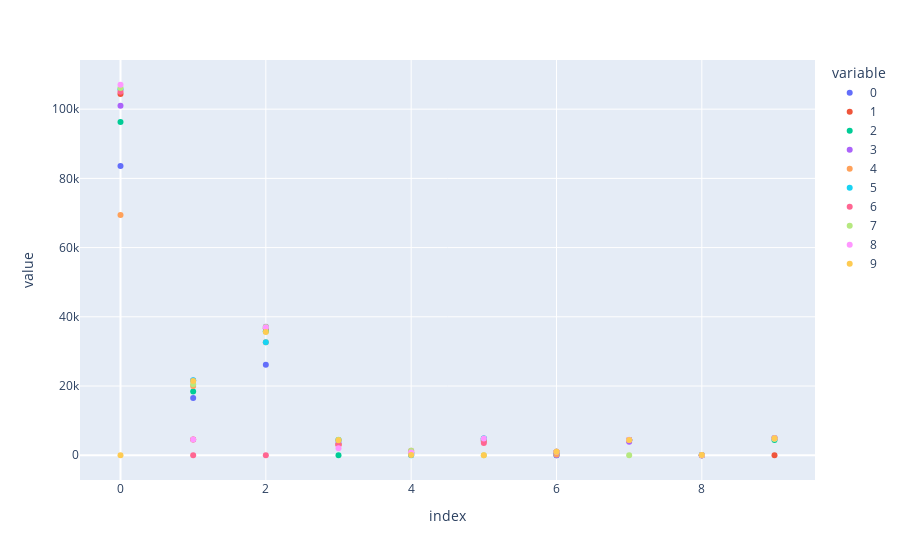

The code cell stored with this chart in its notebook:
### Code cell
px.scatter(df    , y = df.columns).show()

### Figure 1 — Plotly figure (JSON) as saved in the notebook; plotly's stock layout.template omitted (floating-point values rounded to 4 significant figures)
{"data": [{"hovertemplate": "variable=0<br>index=%{x}<br>value=%{y}<extra></extra>", "legendgroup": "0", "marker": {"color": "#636efa", "symbol": "circle"}, "mode": "markers", "name": "0", "orientation": "v", "showlegend": true, "type": "scatter", "x": [0, 1, 2, 3, 4, 5, 6, 7, 8, 9], "xaxis": "x", "y": [83583, 16556, 26169, 4376, 49, 4384, 560, 4376, 0, 4928], "yaxis": "y"}, {"hovertemplate": "variable=1<br>index=%{x}<br>value=%{y}<extra></extra>", "legendgroup": "1", "marker": {"color": "#EF553B", "symbol": "circle"}, "mode": "markers", "name": "1", "orientation": "v", "showlegend": true, "type": "scatter", "x": [0, 1, 2, 3, 4, 5, 6, 7, 8, 9], "xaxis": "x", "y": [104404, 4543, 36680, 3112, 824, 4384, 989, 4376, 0, 0], "yaxis": "y"}, {"hovertemplate": "variable=2<br>index=%{x}<br>value=%{y}<extra></extra>", "legendgroup": "2", "marker": {"color": "#00cc96", "symbol": "circle"}, "mode": "markers", "name": "2", "orientation": "v", "showlegend": true, "type": "scatter", "x": [0, 1, 2, 3, 4, 5, 6, 7, 8, 9], "xaxis": "x", "y": [96300, 18439, 35832, 0, 544, 4813, 0, 4376, 88, 4433], "yaxis": "y"}, {"hovertemplate": "variable=3<br>index=%{x}<br>value=%{y}<extra></extra>", "legendgroup": "3", "marker": {"color": "#ab63fa", "symbol": "circle"}, "mode": "markers", "name": "3", "orientation": "v", "showlegend": true, "type": "scatter", "x": [0, 1, 2, 3, 4, 5, 6, 7, 8, 9], "xaxis": "x", "y": [100967, 21584, 37141, 3552, 192, 4016, 0, 3920, 0, 4928], "yaxis": "y"}, {"hovertemplate": "variable=4<br>index=%{x}<br>value=%{y}<extra></extra>", "legendgroup": "4", "marker": {"color": "#FFA15A", "symbol": "circle"}, "mode": "markers", "name": "4", "orientation": "v", "showlegend": true, "type": "scatter", "x": [0, 1, 2, 3, 4, 5, 6, 7, 8, 9], "xaxis": "x", "y": [69423, 20044, 32664, 3112, 824, 4280, 192, 4376, 0, 4928], "yaxis": "y"}, {"hovertemplate": "variable=5<br>index=%{x}<br>value=%{y}<extra></extra>", "legendgroup": "5", "marker": {"color": "#19d3f3", "symbol": "circle"}, "mode": "markers", "name": "5", "orientation": "v", "showlegend": true, "type": "scatter", "x": [0, 1, 2, 3, 4, 5, 6, 7, 8, 9], "xaxis": "x", "y": [105743, 21639, 32664, 4376, 0, 4840, 1016, 4376, 0, 4928], "yaxis": "y"}, {"hovertemplate": "variable=6<br>index=%{x}<br>value=%{y}<extra></extra>", "legendgroup": "6", "marker": {"color": "#FF6692", "symbol": "circle"}, "mode": "markers", "name": "6", "orientation": "v", "showlegend": true, "type": "scatter", "x": [0, 1, 2, 3, 4, 5, 6, 7, 8, 9], "xaxis": "x", "y": [105000, 0, 0, 2992, 1280, 3560, 989, 4376, 0, 4928], "yaxis": "y"}, {"hovertemplate": "variable=7<br>index=%{x}<br>value=%{y}<extra></extra>", "legendgroup": "7", "marker": {"color": "#B6E880", "symbol": "circle"}, "mode": "markers", "name": "7", "orientation": "v", "showlegend": true, "type": "scatter", "x": [0, 1, 2, 3, 4, 5, 6, 7, 8, 9], "xaxis": "x", "y": [106080, 20479, 37088, 4445, 1280, 0, 1016, 0, 0, 4685], "yaxis": "y"}, {"hovertemplate": "variable=8<br>index=%{x}<br>value=%{y}<extra></extra>", "legendgroup": "8", "marker": {"color": "#FF97FF", "symbol": "circle"}, "mode": "markers", "name": "8", "orientation": "v", "showlegend": true, "type": "scatter", "x": [0, 1, 2, 3, 4, 5, 6, 7, 8, 9], "xaxis": "x", "y": [107052, 4520, 36885, 2040, 824, 4840, 1016, 4464, 0, 4928], "yaxis": "y"}, {"hovertemplate": "variable=9<br>index=%{x}<br>value=%{y}<extra></extra>", "legendgroup": "9", "marker": {"color": "#FECB52", "symbol": "circle"}, "mode": "markers", "name": "9", "orientation": "v", "showlegend": true, "type": "scatter", "x": [0, 1, 2, 3, 4, 5, 6, 7, 8, 9], "xaxis": "x", "y": [0, 21431, 35601, 4349, 49, 0, 1016, 4376, 88, 4928], "yaxis": "y"}], "layout": {"legend": {"title": {"text": "variable"}, "tracegroupgap": 0}, "margin": {"t": 60}, "xaxis": {"anchor": "y", "domain": [0, 1], "title": {"text": "index"}}, "yaxis": {"anchor": "x", "domain": [0, 1], "title": {"text": "value"}}}}
